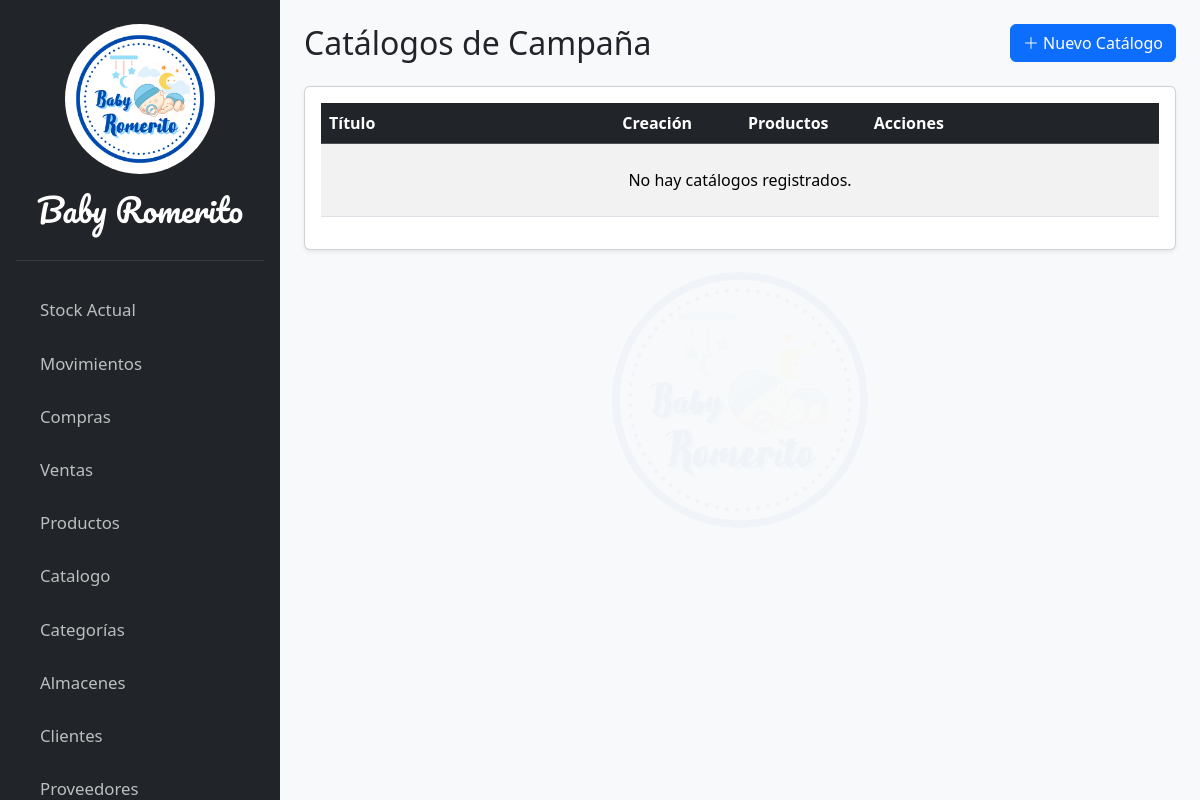
/productos/catalogo/, run on an earlier commit of the app's database.
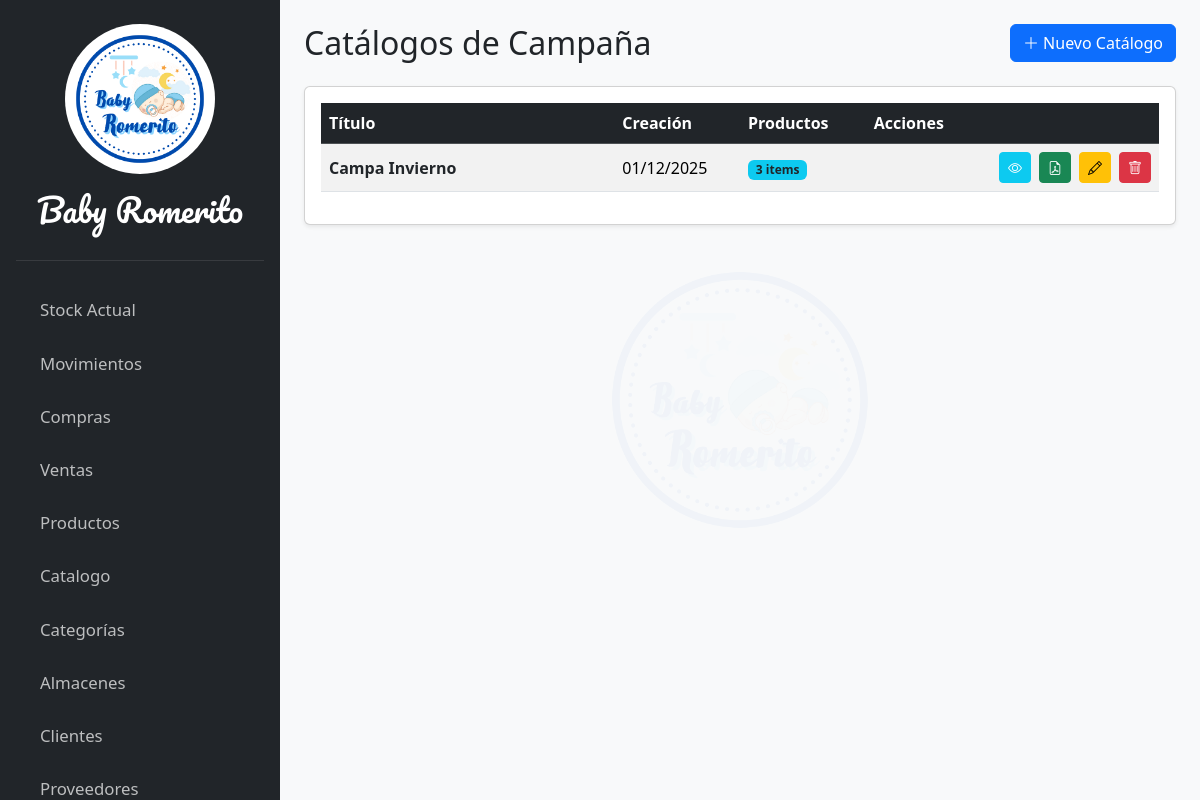
And on a later commit of the database.
### apps/productos/models.py (models this page shows, shortened)
class Catalogo(models.Model):
    titulo = models.CharField("Título de Campaña", max_length=150)
    fecha_creacion = models.DateTimeField(auto_now_add=True)
    header_img = models.ImageField("Banner Superior", upload_to='catalogos/headers/')
    footer_img = models.ImageField("Banner Inferior", upload_to='catalogos/footers/')
    fondo_color = models.CharField("Color de Fondo (Hex)", max_length=7, default="#FFFFFF")
    productos = models.ManyToManyField(Producto, related_name="catalogos", verbose_name="Productos a incluir")

### apps/productos/views.py (the view)
# urls.py: path('catalogo/', views.CatalogoListView.as_view(), name='catalogo-list'),
class CatalogoListView(ListView):
    model = Catalogo
    template_name = 'producto/pages/catalogo_list.html'
    context_object_name = 'catalogos'

### templates/producto/pages/catalogo_list.html (shortened to what this page needs)
{% extends 'core/base.html' %}
{% block content %}
<header class="d-flex justify-content-between align-items-center mb-4">
  <h2 class="m-0">Catálogos de Campaña</h2>
  <button
    hx-get="{% url 'catalogo-create' %}"
    hx-target="#catalogo-table"
    hx-swap="afterbegin"
    class="btn btn-primary">
    <i class="bi bi-plus-lg"></i> Nuevo Catálogo
  </button>
</header>
<div class="card shadow-sm">
  <div class="card-body">
    <table id="datatable-catalogos" class="table table-striped table-hover align-middle" style="width:100%">
      <thead class="table-dark">
        <tr>
          <th style="width: 35%;">Título</th>
          <th style="width: 15%;">Creación</th>
          <th style="width: 15%;">Productos</th>
          <th style="width: 35%;">Acciones</th>
        </tr>
      </thead>
      <tbody id="catalogo-table">
        {% for catalogo in catalogos %}
          {% include 'producto/partials/_catalogo_list_rows.html' %}
        {% empty %}
        <tr>
          <td colspan="4" class="text-center py-4">No hay catálogos registrados.</td>
        </tr>
        {% endfor %}
      </tbody>
    </table>
  </div>
</div>
{% endblock %}

### templates/producto/partials/_catalogo_list_rows.html
<tr id="catalogo-{{ catalogo.pk }}">
    <td>
        <a href="{% url 'catalogo-detail' catalogo.pk %}" class="text-decoration-none fw-bold text-dark">
            {{ catalogo.titulo }}
        </a>
    </td>
    <td>{{ catalogo.fecha_creacion|date:"d/m/Y" }}</td>
    <td>
        <span class="badge bg-info text-dark">
            {{ catalogo.productos.count }} items
        </span>
    </td>
    <td>
        <div class="d-flex gap-2 justify-content-end">
            <a href="{% url 'catalogo-detail' catalogo.pk %}"
               class="btn btn-info btn-sm text-white"
               title="Ver Diseño">
                <i class="bi bi-eye"></i>
            </a>
            <a href="{% url 'generar-catalogo-pdf' catalogo.pk %}"
               class="btn btn-success btn-sm"
               target="_blank"
               title="Descargar PDF">
                <i class="bi bi-file-earmark-pdf"></i>
            </a>
            <button
              hx-get="{% url 'catalogo-edit' catalogo.pk %}"
              hx-target="#catalogo-{{ catalogo.pk }}"
              hx-swap="outerHTML"
              class="btn btn-warning btn-sm"
              title="Editar">
              <i class="bi bi-pencil"></i>
            </button>
            <button
              hx-delete="{% url 'catalogo-delete' catalogo.pk %}"
              hx-target="#catalogo-{{ catalogo.pk }}"
              hx-confirm="¿Estás seguro de eliminar el catálogo '{{ catalogo.titulo }}'?"
              hx-swap="outerHTML"
              class="btn btn-danger btn-sm"
              title="Eliminar">
              <i class="bi bi-trash"></i>
            </button>
        </div>
    </td>
</tr>

What changed in the data, as far as the page shows it:
added Catalogo: titulo "Campa Invierno", fecha_creacion "01/12/2025", productos.count "3"
Also different on the page:
text no longer shown: "No hay catálogos registrados."
